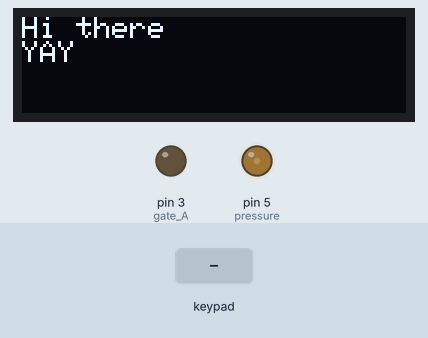
Recording of a sketch running on a simulated Arduino Leonardo, built with avr-gcc and run on an emulated ATmega32U4. Parts: 128×32 one-colour display, output pins drawn as LEDs (lit = HIGH). Dashed ring = blinking. Inputs (shaded band) come from the test bench. Pins used as bus, display or sensor lines are not drawn; what the sketch prints to the serial monitor is not drawn.

Above: at 1.2 s.
1.3 s: key '0' pressed
At 2.8 s:
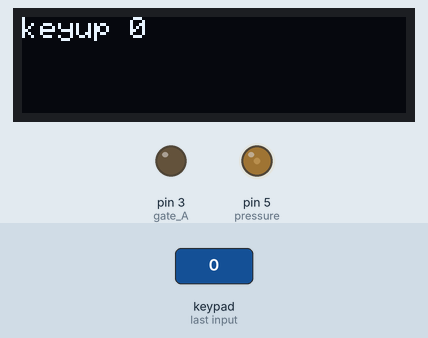
3.1 s: keypad keys 1 2 A pressed 0.4 s apart
At 3.26 s:
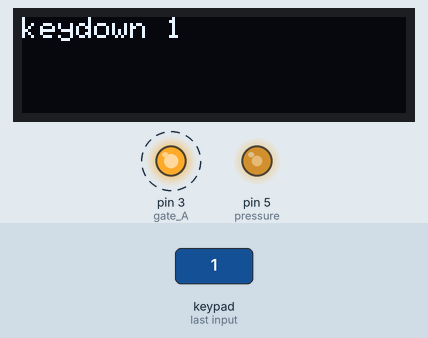
5.8 s: keypad keys 2 5 A pressed 0.4 s apart
At 8.3 s:
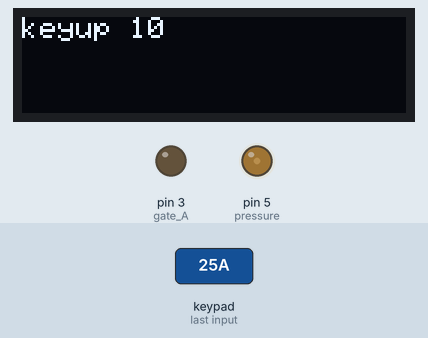
Timing chart, 0 to 9.8 s (numbered marks = the images above; inputs shaded):
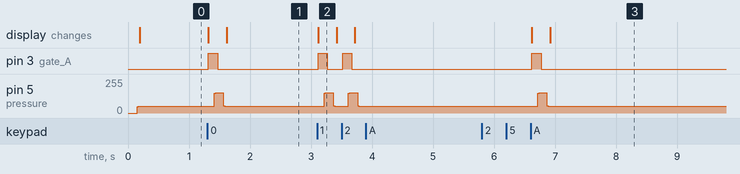

Measured:
- after the input at 1.3 s, pin 3 (gate_A): LOW → HIGH at once, → LOW 0.15 s later; pin 5 (pressure): 50/255 → 151/255 after 0.11 s, → 51/255 0.15 s later; the display: first changes at once (image 1 shows a later state)
- after the input at 5.8 s, pin 3 (gate_A): LOW → HIGH after 0.82 s, → LOW 0.15 s later; pin 5 (pressure): 51/255 → 151/255 after 0.91 s, → 51/255 0.15 s later; the display: first changes after 0.82 s (image 3 shows a later state)

The sketch:

capacitivetouchsense.ino
```cpp
#include <Wire.h>
#include "Adafruit_MPR121.h"
#include <Adafruit_MCP4725.h>
#include <Adafruit_GFX.h>
#include <Adafruit_SSD1306.h>

#ifndef _BV
#define _BV(bit) (1 << (bit))
#endif

#define DEBUG true

// four capacitive touch chips:
Adafruit_MPR121 cap1 = Adafruit_MPR121();
Adafruit_MPR121 cap2 = Adafruit_MPR121();
Adafruit_MPR121 cap3 = Adafruit_MPR121();
Adafruit_MPR121 cap4 = Adafruit_MPR121();
// two 12-bit dacs:
Adafruit_MCP4725 dac1, dac2;
// LED
Adafruit_SSD1306 display = Adafruit_SSD1306(128, 32, &Wire);

int vout1, vout2;
float pressureval; // pressure value
float psmooth = 0.9; // y(n-1) coefficient
int ptemp; // raw pressure
int curkey; // current key
int pcount; //polyphony count
int tlen; // trigger length
int TDUR = 20; // trigger length
int POFF = 40; // pressure offset value
float VPST = 68.25; // volts per semitone

// Keeps track of the last pins touched
// so we know when buttons are 'released'
uint16_t lasttouched1 = 0;
uint16_t currtouched1 = 0;
uint16_t lasttouched2 = 0;
uint16_t currtouched2 = 0;
uint16_t lasttouched3 = 0;
uint16_t currtouched3 = 0;
uint16_t lasttouched4 = 0;
uint16_t currtouched4 = 0;

void setup() {
  if(DEBUG) {
    Serial.begin(9600);
    while (!Serial) { // needed to keep leonardo/micro from starting too fast!
      delay(10);
   }
  }

  pinMode(2, OUTPUT); // trigger A
  pinMode(3, OUTPUT); // gate A
  pinMode(5, OUTPUT); // pressure

  if(DEBUG) Serial.println("YAY KEYBOARD");

  // Default address is 0x5A, if tied to 3.3V its 0x5B
  // If tied to SDA its 0x5C and if SCL then 0x5D
  if (!cap1.begin(0x5D)) {
    //if(DEBUG) Serial.println("MPR121 not found, check wiring?");
    while (1);
  }
  Serial.println("MPR121 A found!");
  if (!cap2.begin(0x5C)) {
    //if(DEBUG) Serial.println("MPR121 not found, check wiring?");
    while (1);
  }
  Serial.println("MPR121 B found!");
  if (!cap3.begin(0x5B)) {
    //if(DEBUG) Serial.println("MPR121 not found, check wiring?");
    while (1);
  }
  Serial.println("MPR121 C found!");
  if (!cap4.begin(0x5A)) {
    //if(DEBUG) Serial.println("MPR121 not found, check wiring?");
    while (1);
  }
  Serial.println("MPR121 D found!");

  // start DACs:
  dac1.begin(0x62);
  dac2.begin(0x63);

  // start LED:
  display.begin(SSD1306_SWITCHCAPVCC, 0x3C); // Address 0x3C for 128x32
  display.clearDisplay();
  display.display();
  display.setTextSize(1);
  display.setTextColor(SSD1306_WHITE);
  display.setCursor(0,0);
  display.println("Hi there");
  display.println("YAY");
  display.setCursor(0,0);
  display.display(); // actually display all of the above


  pressureval = 0.;
  curkey = 0;
  vout1 = 0;
  vout2 = 0;
}

void loop() {
  // Get the currently touched pads
  currtouched1 = cap1.touched(); // bitmask
  currtouched2 = cap2.touched(); // bitmask
  currtouched3 = cap3.touched(); // bitmask
  currtouched4 = cap4.touched(); // bitmask

  for (uint8_t i=0; i<12; i++) {
    // it if *is* touched and *wasnt* touched before, alert!
    if ((currtouched1 & _BV(i)) && !(lasttouched1 & _BV(i)) ) {
      if(DEBUG) Serial.print("keydown "); Serial.println(i);
      vout1 = round((float)i*VPST);
      pcount++; // polyphony count up
      tlen = TDUR; // new trigger
      curkey = i;
      display.clearDisplay();
      display.setCursor(0,0);
      display.print("keydown ");
      display.println(i);
      display.display(); // actually display all of the above
    }
    // if it *was* touched and now *isnt*, alert!
    if (!(currtouched1 & _BV(i)) && (lasttouched1 & _BV(i)) ) {
      if(DEBUG) Serial.print("keyup "); Serial.println(i);
      pcount--; // polyphony count down
      display.clearDisplay();
      display.setCursor(0,0);
      display.print("keyup ");
      display.println(i);
      display.display(); // actually display all of the above
    }


    // it if *is* touched and *wasnt* touched before, alert!
    if ((currtouched2 & _BV(i)) && !(lasttouched2 & _BV(i)) ) {
      if(DEBUG) Serial.print(i); Serial.println(" touched on B");
    }
    // if it *was* touched and now *isnt*, alert!
    if (!(currtouched2 & _BV(i)) && (lasttouched2 & _BV(i)) ) {
      if(DEBUG) Serial.print(i); Serial.println(" released on B");
    }
    // it if *is* touched and *wasnt* touched before, alert!
    if ((currtouched3 & _BV(i)) && !(lasttouched3 & _BV(i)) ) {
      if(DEBUG) Serial.print(i); Serial.println(" touched on C");
    }
    // if it *was* touched and now *isnt*, alert!
    if (!(currtouched3 & _BV(i)) && (lasttouched3 & _BV(i)) ) {
      if(DEBUG) Serial.print(i); Serial.println(" released on C");
    }
    // it if *is* touched and *wasnt* touched before, alert!
    if ((currtouched4 & _BV(i)) && !(lasttouched4 & _BV(i)) ) {
      if(DEBUG) Serial.print(i); Serial.println(" touched on D");
    }
    // if it *was* touched and now *isnt*, alert!
    if (!(currtouched4 & _BV(i)) && (lasttouched4 & _BV(i)) ) {
      if(DEBUG) Serial.print(i); Serial.println(" released on D");
    }
  }

  // reset our state
  lasttouched1 = currtouched1;
  lasttouched2 = currtouched2;
  lasttouched3 = currtouched3;
  lasttouched4 = currtouched4;

  // triggers and gates
  if(tlen>0) digitalWrite(2, HIGH); else digitalWrite(2, LOW);
  if(pcount>0) digitalWrite(3, HIGH); else digitalWrite(3, LOW);

  // cv pitch out
  dac1.setVoltage(vout1, false);
  dac2.setVoltage(vout2, false);

  // pressure value (RC'ed through an 8k2 and a .22uF)
  ptemp = map(cap1.filteredData(curkey)-POFF, 0, cap1.baselineData(curkey), 255, 0);
  ptemp = constrain(ptemp, 0, 255);
  pressureval = psmooth*pressureval + (1.0-psmooth)*ptemp;
  if(DEBUG) {
        Serial.print("press ");
        Serial.println(pressureval);
  }
  analogWrite(5, (int)pressureval);


  tlen--;
  if(tlen<0) tlen=0;
}
```
